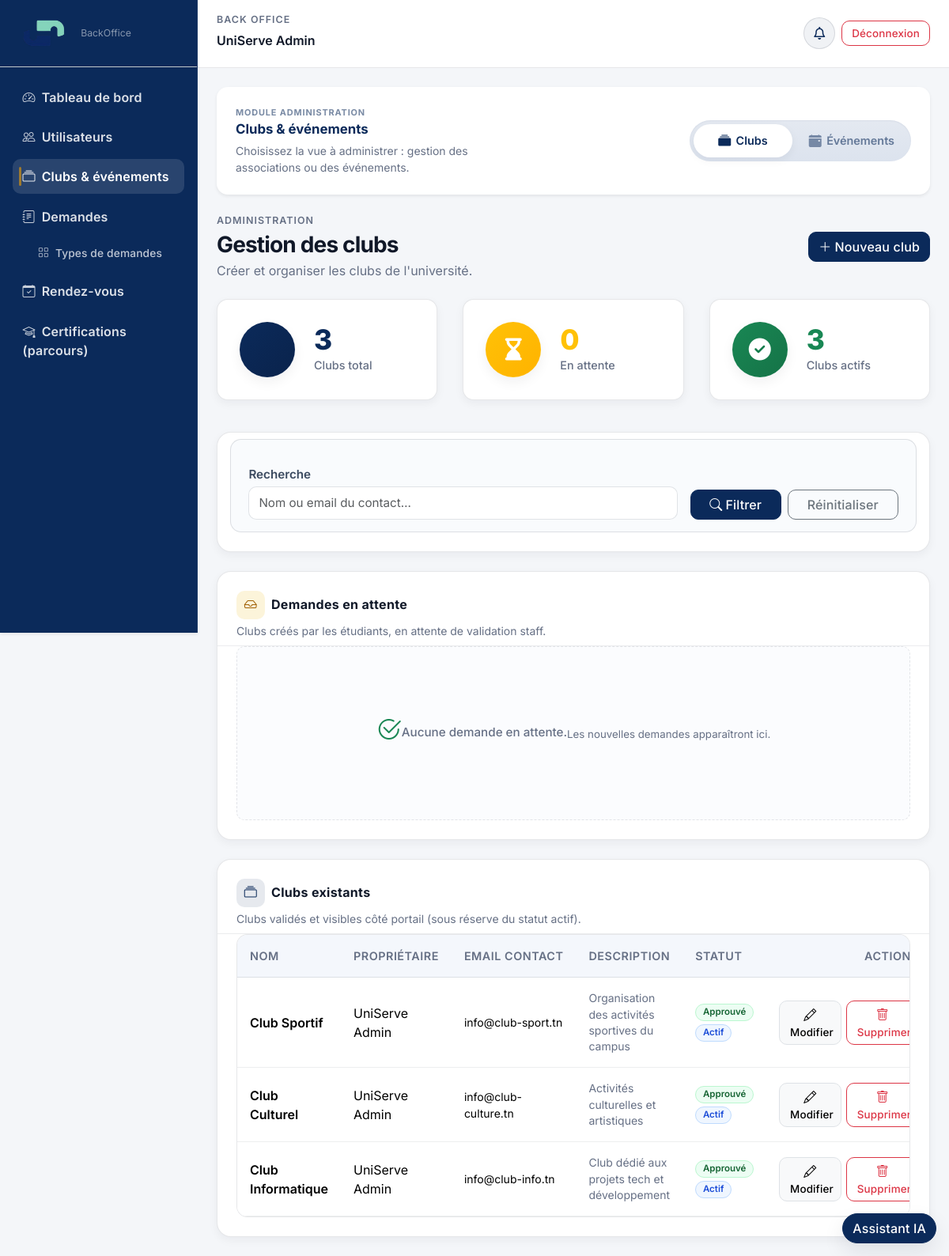
Page /evenements/manageClubs (signed in) on the earlier database version.
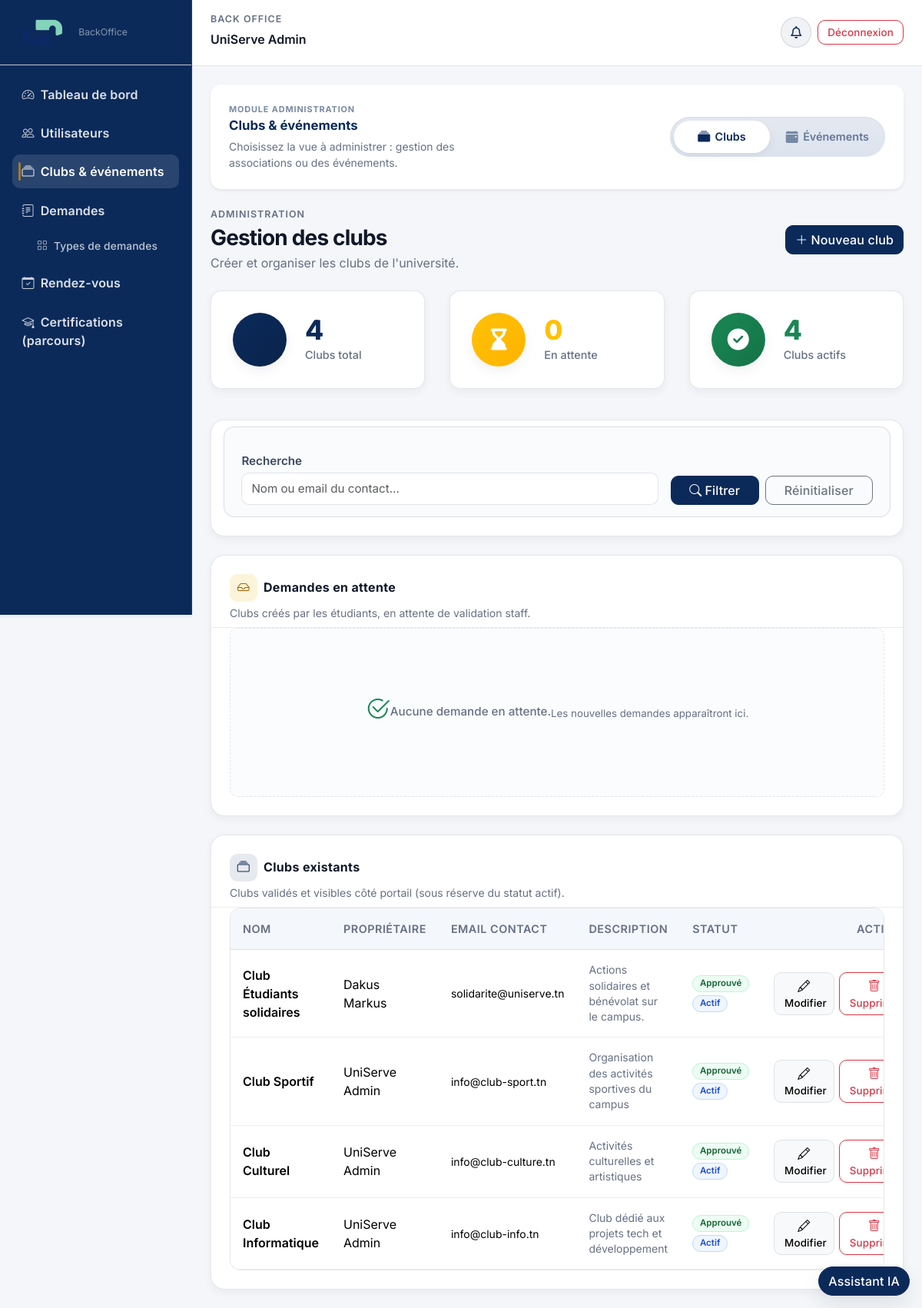
Same page on the later database version.
### tables this page shows
CREATE TABLE `clubs` (
  `id` bigint(20) NOT NULL AUTO_INCREMENT,
  `cree_par` bigint(20) NOT NULL,
  `nom` varchar(120) NOT NULL,
  `description` text DEFAULT NULL,
  `email_contact` varchar(255) DEFAULT NULL,
  `actif` tinyint(1) NOT NULL DEFAULT 1,
  `statut_validation` enum('en_attente','approuve','rejete') NOT NULL DEFAULT 'en_attente',
  PRIMARY KEY (`id`),
  UNIQUE KEY `nom` (`nom`),
  KEY `cree_par` (`cree_par`),
  CONSTRAINT `clubs_ibfk_cree_par` FOREIGN KEY (`cree_par`) REFERENCES `utilisateurs` (`id`)
);

### Controller/Controller.php (called while the page is built, shortened)
<?php
class Controller
{
    protected function basePath(): string
    {
        $scriptName = (string) ($_SERVER['SCRIPT_NAME'] ?? '');
        $dir = str_replace('\\', '/', dirname($scriptName));
        $dir = $dir === '/' ? '' : rtrim($dir, '/');
        return $dir;
    }
    public function url(string $path = ''): string
    {
        $path = '/' . ltrim($path, '/');
        return $this->basePath() . ($path === '/' ? '' : $path);
    }
    public function render(string $view, array $data = [], ?string $layoutOverride = null): void
    {
        $viewPath = __DIR__ . '/../View/' . $view . '.php';
        extract($data, EXTR_SKIP);
        require_once __DIR__ . '/../View/shared/helpers.php';
        require $viewPath;
    }
}

### Controller/EvenementsController.php (called while the page is built, shortened)
<?php
require_once __DIR__ . '/../Model/Club.php';
require_once __DIR__ . '/../Model/Database.php';
class EvenementsController extends Controller
{
    private function getClubStats(): array
    {
        $clubModel = new Club();
        $allClubs = $clubModel->getAllAdmin();
        $totalClubs = count($allClubs);
        $pendingClubs = $clubModel->getPendingForAdmin();
        $pendingCount = count($pendingClubs);
        $activeClubs = array_filter(
            $allClubs,
            static fn (array $club): bool =>
                (string) ($club['actif'] ?? '0') === '1'
                && (string) ($club['statut_validation'] ?? '') === 'approuve'
        );
        $activeCount = count($activeClubs);
        return [
            'total' => $totalClubs,
            'pending' => $pendingCount,
            'active' => $activeCount,
        ];
    }
    public function manageClubs(): void
    {
        $clubModel = new Club();
        $pendingClubs = $clubModel->getPendingForAdmin();
        $clubs = array_values(array_filter(
            $clubModel->getAllAdmin(),
            static fn (array $club): bool => (string) ($club['statut_validation'] ?? '') !== 'en_attente'
        ));
        $q = trim((string) ($_GET['q'] ?? ''));
        $stats = $this->getClubStats();
        $this->render('backoffice/clubs/index', [
            'title' => 'Gestion des clubs',
            'stats' => $stats,
            'pendingClubs' => $pendingClubs,
            'clubs' => $clubs,
            'q' => $q,
            'success' => (string) ($_GET['success'] ?? ''),
            'error' => (string) ($_GET['error'] ?? ''),
        ]);
    }
}

### Controller/App.php (called while the page is built, shortened)
<?php
class App
{
    private string $action = 'landing';
    public function __construct()
    {
        $url = $this->parseUrl();
        if (!empty($url)) {
            array_shift($url);
        }
        $controllerInstance = new $this->controller();
        if (!empty($url)) {
            $candidateAction = (string) $url[0];
            $this->action = $candidateAction;
            array_shift($url);
        } elseif (!method_exists($controllerInstance, $this->action)) {
            $this->notFound('Action not found.');
        }
        $this->params = $this->validateAndNormalizeParams($controllerInstance, $this->action, array_values($url));
        call_user_func_array([$controllerInstance, $this->action], $this->params);
    }
    private function parseUrl(): array
    {
        $cleanUrl = trim((string) $_GET['url']);
        $cleanUrl = trim($cleanUrl, '/');
        $segments = explode('/', $cleanUrl);
        return array_values(array_filter($segments, static fn (string $segment): bool => $segment !== ''));
    }
    private function validateAndNormalizeParams(object $controllerInstance, string $action, array $params): array
    {
        return $params;
    }
}

### index.php (called while the page is built, shortened)
<?php
require_once __DIR__ . '/Model/Database.php';
require_once __DIR__ . '/Controller/Controller.php';
require_once __DIR__ . '/Model/Model.php';
require_once __DIR__ . '/Controller/App.php';
new App();

### Model/Club.php (called while the page is built, shortened)
<?php
class Club
{
    private Model $model;
    public function __construct()
    {
        $this->model = new Model();
    }
    public function getAllAdmin(): array
    {
        $statement = $this->model->query(
            'SELECT c.id, c.cree_par, c.nom, c.description, c.email_contact, c.actif, c.statut_validation,
                    CONCAT(u.prenom, " ", u.nom) AS owner_nom
             FROM clubs c
             INNER JOIN utilisateurs u ON u.id = c.cree_par
             ORDER BY c.id DESC'
        );
        return $statement->fetchAll();
    }
    public function getPendingForAdmin(): array
    {
        $statement = $this->model->query(
            'SELECT c.id, c.cree_par, c.nom, c.description, c.email_contact, c.actif, c.statut_validation,
                    CONCAT(u.prenom, " ", u.nom) AS owner_nom
             FROM clubs c
             INNER JOIN utilisateurs u ON u.id = c.cree_par
             WHERE c.statut_validation = "en_attente"
             ORDER BY c.id DESC'
        );
        return $statement->fetchAll();
    }
}

### Model/Model.php (called while the page is built, shortened)
<?php
class Model
{
    protected static ?PDO $db = null;
    public function __construct()
    {
        if (!(self::$db instanceof PDO)) {
            self::$db = Database::connect();
        }
    }
    public function query(string $sql, array $params = []): PDOStatement
    {
        $statement = self::$db->prepare($sql);
        $statement->execute($params);
        return $statement;
    }
}

### Model/Database.php (called while the page is built, shortened)
<?php
class Database
{
    private static ?PDO $instance = null;
    public static function connect(): PDO
    {
        $host = getenv('DB_HOST') ?: '127.0.0.1';
        $port = getenv('DB_PORT') ?: '3306';
        $dbname = getenv('DB_NAME') ?: 'uniserve';
        $username = getenv('DB_USER') ?: 'root';
        $password = getenv('DB_PASSWORD');
        $dsn = "mysql:host={$host};port={$port};dbname={$dbname};charset=utf8mb4";
        self::$instance = new PDO($dsn, $username, $password, [
            PDO::ATTR_ERRMODE => PDO::ERRMODE_EXCEPTION,
            PDO::ATTR_DEFAULT_FETCH_MODE => PDO::FETCH_ASSOC,
        ]);
        return self::$instance;
    }
}

### View/backoffice/clubs/index.php (the view, shortened to what the changed rows need)
<?php
require_once __DIR__ . '/../../shared/helpers.php';
$clubs = $clubs ?? [];
$stats = $stats ?? [];
$clubValidationLabel = static function (string $v): string {
    return match ($v) {
        'approuve' => 'Approuvé',
        'rejete' => 'Rejeté',
        'en_attente' => 'En attente',
        default => $v,
    };
};
$clubValidationBadgeClass = static function (string $v): string {
    return match ($v) {
        'approuve' => 'us-club-val us-club-val--ok',
        'rejete' => 'us-club-val us-club-val--no',
        default => 'us-club-val us-club-val--wait',
    };
};
?>
<div class="d-flex align-items-center justify-content-between flex-wrap gap-3 us-page-header mb-4">
    <div>
        <h1 class="h3 mb-1"><?= htmlspecialchars((string) ($title ?? 'Gestion des clubs'), ENT_QUOTES, 'UTF-8') ?></h1>
    </div>
</div>
<?php if (!empty($stats)): ?>
    <?php
    $statCards = [
        [
            'title' => 'Clubs total',
            'value' => $stats['total'] ?? 0,
            'color' => 'primary',
            'icon' => 'fa-solid fa-objects-column',
        ],
        [
            'title' => 'En attente',
            'value' => $stats['pending'] ?? 0,
            'color' => 'warning',
            'icon' => 'fa-solid fa-hourglass-end',
        ],
        [
            'title' => 'Clubs actifs',
            'value' => $stats['active'] ?? 0,
            'color' => 'success',
            'icon' => 'fa-solid fa-circle-check',
        ],
    ];
    echo '<div class="mb-4">' . renderStatGrid($statCards) . '</div>';
    ?>
<?php endif; ?>
<div class="us-section-card mb-4 us-admin-clubs">
    <div class="card-body p-0">
        <div class="us-admin-clubs__section-head px-3 px-md-4 pt-3 pt-md-4 pb-2">
            <h2 class="h6 mb-0 d-flex align-items-center gap-2">
                <span class="us-admin-clubs__icon us-admin-clubs__icon--pending" aria-hidden="true"><i class="bi bi-inbox"></i></span>
                Demandes en attente
            </h2>
        </div>
    </div>
</div>
<div class="us-section-card us-admin-clubs">
    <div class="card-body p-0">
        <div class="us-admin-clubs__section-head px-3 px-md-4 pt-3 pt-md-4 pb-2">
            <h2 class="h6 mb-0 d-flex align-items-center gap-2">
                <span class="us-admin-clubs__icon us-admin-clubs__icon--list" aria-hidden="true"><i class="bi bi-collection"></i></span>
                Clubs existants
            </h2>
        </div>
        <div class="table-responsive us-table-wrap mx-3 mx-md-4 mb-3 mb-md-4">
            <table class="table table-hover align-middle mb-0 us-admin-clubs-table">
                <thead>
                    <tr>
                        <th scope="col">Nom</th>
                        <th scope="col">Propriétaire</th>
                        <th scope="col">Email contact</th>
                        <th scope="col">Description</th>
                        <th scope="col">Statut</th>
                        <th scope="col" class="text-end">Actions</th>
                    </tr>
                </thead>
                <tbody>
                    <?php if (empty($clubs)): ?>
                        <tr>
                            <td colspan="6" class="text-center text-muted py-5">
                                <i class="bi bi-folder2-open d-block fs-3 mb-2 opacity-50" aria-hidden="true"></i>
                                Aucun club ne correspond à votre recherche.
                            </td>
                        </tr>
                    <?php else: ?>
                        <?php foreach ($clubs as $club): ?>
                            <?php
                            $clubId = (int) ($club['id'] ?? 0);
                            $validation = (string) ($club['statut_validation'] ?? 'en_attente');
                            $actif = (int) ($club['actif'] ?? 0);
                            $vLabel = $clubValidationLabel($validation);
                            $vClass = $clubValidationBadgeClass($validation);
                            ?>
                            <tr>
                                <td class="fw-semibold"><?= htmlspecialchars((string) ($club['nom'] ?? ''), ENT_QUOTES, 'UTF-8') ?></td>
                                <td><?= htmlspecialchars((string) ($club['owner_nom'] ?? '—'), ENT_QUOTES, 'UTF-8') ?></td>
                                <td class="small">
                                    <?php $em = (string) ($club['email_contact'] ?? ''); ?>
                                    <?php if ($em !== ''): ?>
                                        <a href="mailto:<?= htmlspecialchars($em, ENT_QUOTES, 'UTF-8') ?>"><?= htmlspecialchars($em, ENT_QUOTES, 'UTF-8') ?></a>
                                    <?php else: ?>
                                        <span class="text-muted">—</span>
                                    <?php endif; ?>
                                </td>
                                <td class="us-club-desc text-muted small"><?= htmlspecialchars((string) ($club['description'] ?? ''), ENT_QUOTES, 'UTF-8') ?></td>
                                <td>
                                    <div class="d-flex flex-wrap gap-1 align-items-center">
                                        <span class="<?= $vClass ?>"><?= htmlspecialchars($vLabel, ENT_QUOTES, 'UTF-8') ?></span>
                                        <?php if ($actif): ?>
                                            <span class="us-club-val us-club-val--active">Actif</span>
                                        <?php else: ?>
                                            <span class="us-club-val us-club-val--inactive">Inactif</span>
                                        <?php endif; ?>
                                    </div>
                                </td>
                                <td class="text-end">
                                    <div class="us-action-group justify-content-end us-club-row-actions">
                                        <a class="btn btn-sm btn-light border" href="<?= $this->url('/evenements/editClubForm/' . $clubId) ?>" title="Modifier le club">
                                            <i class="bi bi-pencil" aria-hidden="true"></i><span class="d-none d-xl-inline ms-1">Modifier</span>
                                        </a>
                                        <form method="post" action="<?= $this->url('/evenements/deleteClub/' . $clubId) ?>" class="d-inline" onsubmit="return confirm('Supprimer ce club et tous ses événements associés ?');">
                                            <button class="btn btn-sm btn-outline-danger" type="submit" title="Supprimer le club">
                                                <i class="bi bi-trash" aria-hidden="true"></i><span class="d-none d-xl-inline ms-1">Supprimer</span>
                                            </button>
                                        </form>
                                    </div>
                                </td>
                            </tr>
                        <?php endforeach; ?>
                    <?php endif; ?>
                </tbody>
            </table>
        </div>
    </div>
</div>

### View/shared/helpers.php (shortened to what the changed rows need)
<?php
function renderStatCard(string $title, int|string $value, string $color = 'primary', string $icon = '', string $href = ''): string
{
    $classes = "stat-card stat-card-{$color}";
    $clickable = $href !== '' ? " stat-card-clickable" : '';
    $href_attr = $href !== '' ? " href=\"{$href}\"" : '';
    $tag = $href !== '' ? 'a' : 'div';
    $icon_html = '';
    if ($icon !== '') {
        $icon_html = "<div class=\"stat-card-icon-circle\"><i class=\"{$icon}\"></i></div>";
    } else {
        $icon_html = "<div class=\"stat-card-icon-circle\"><i class=\"fa-solid fa-chart-simple\"></i></div>";
    }
    return <<<HTML
    <{$tag} class="{$classes}{$clickable}"{$href_attr}>
        {$icon_html}
        <div class="stat-card-content">
            <div class="stat-card-value">{$value}</div>
            <div class="stat-card-title">{$title}</div>
        </div>
    </{$tag}>
HTML;
}
function renderStatGrid(array $stats): string
{
    $cards = array_map(static function (array $stat): string {
        return renderStatCard(
            $stat['title'] ?? '',
            $stat['value'] ?? 0,
            $stat['color'] ?? 'primary',
            $stat['icon'] ?? '',
            $stat['href'] ?? ''
        );
    }, $stats);
    $cardsHtml = implode("\n", $cards);
    return <<<HTML
    <div class="stat-grid">
        {$cardsHtml}
    </div>
HTML;
}

Differences in the rows shown:
added clubs: nom "Club Étudiants solidaires", owner_nom "Dakus Markus", email_contact "solidarite@uniserve.tn", description "Actions solidaires et bénévolat sur le campus.", statut_validation "Approuvé", actif "Actif"
Other differences:
$value: "3 0 3" → "4 0 4"
